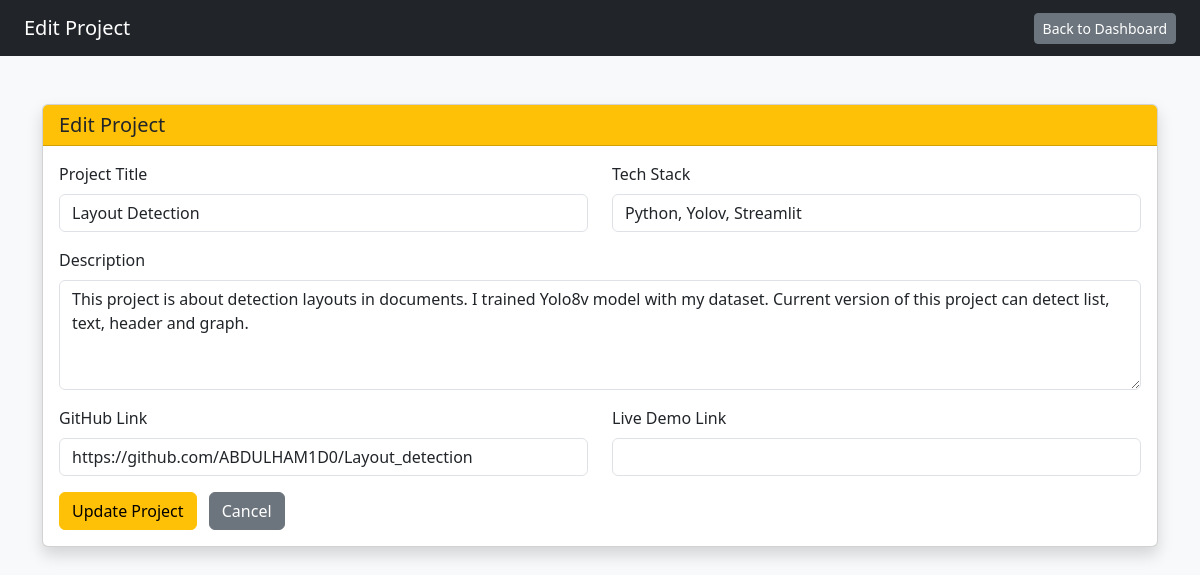
Screenshot of /admin/edit_project.php?id=4 (signed in) with the database file from the repository.
### tables this page shows
CREATE TABLE `projects` (
  `id` int(11) NOT NULL,
  `title` varchar(200) NOT NULL,
  `description` text NOT NULL,
  `tech_stack` varchar(200) DEFAULT NULL,
  `github_link` varchar(300) DEFAULT NULL,
  `live_link` varchar(300) DEFAULT NULL,
  `created_at` timestamp NOT NULL DEFAULT current_timestamp()
);

### admin/edit_project.php (the view, shortened to what this page needs)
<?php
require '../includes/db.php';
$id = (int)$_GET['id'];
$stmt = $pdo->prepare("SELECT * FROM projects WHERE id = ?");
$stmt->execute([$id]);
$project = $stmt->fetch(PDO::FETCH_ASSOC);
?>
<!DOCTYPE html>
<html lang="en">
<head>
    <link href="https://cdn.jsdelivr.net/npm/bootstrap@5.3.2/dist/css/bootstrap.min.css" rel="stylesheet">
</head>
<body class="bg-light">
<nav class="navbar navbar-dark bg-dark px-4">
    <span class="navbar-brand">Edit Project</span>
    <a href="dashboard.php" class="btn btn-secondary btn-sm">Back to Dashboard</a>
</nav>
<div class="container mt-5">
    <div class="card shadow">
        <div class="card-header bg-warning">
            <h5 class="mb-0">Edit Project</h5>
        </div>
        <div class="card-body">
            <form method="POST">
                <div class="row">
                    <div class="col-md-6 mb-3">
                        <label class="form-label">Project Title</label>
                        <input type="text" name="title" class="form-control"
                               value="<?php echo htmlspecialchars($project['title']); ?>" required>
                    </div>
                    <div class="col-md-6 mb-3">
                        <label class="form-label">Tech Stack</label>
                        <input type="text" name="tech_stack" class="form-control"
                               value="<?php echo htmlspecialchars($project['tech_stack']); ?>">
                    </div>
                    <div class="col-md-12 mb-3">
                        <label class="form-label">Description</label>
                        <textarea name="description" class="form-control" rows="4" required><?php echo htmlspecialchars($project['description']); ?></textarea>
                    </div>
                    <div class="col-md-6 mb-3">
                        <label class="form-label">GitHub Link</label>
                        <input type="text" name="github_link" class="form-control"
                               value="<?php echo htmlspecialchars($project['github_link']); ?>">
                    </div>
                    <div class="col-md-6 mb-3">
                        <label class="form-label">Live Demo Link</label>
                        <input type="text" name="live_link" class="form-control"
                               value="<?php echo htmlspecialchars($project['live_link']); ?>">
                    </div>
                    <div class="col-md-12">
                        <button type="submit" class="btn btn-warning">Update Project</button>
                        <a href="dashboard.php" class="btn btn-secondary ms-2">Cancel</a>
                    </div>
                </div>
            </form>
        </div>
    </div>
</div>
</body>
</html>

### rows the page displays
projects: title "Layout Detection", tech_stack "Python, Yolov, Streamlit", description "This project is about detection layouts in documents. I trained Yolo8v model with my dataset. Current version of this project can detect list, text, header and graph.", github_link "https://github.com/ABDULHAM1D0/Layout_detection"
